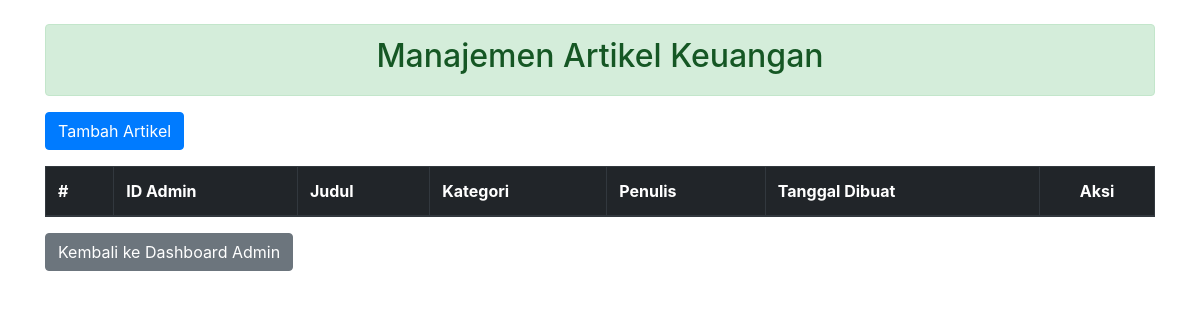
The app's page /Admin/FinLaB_Admin/Artikel/index.php, older data.
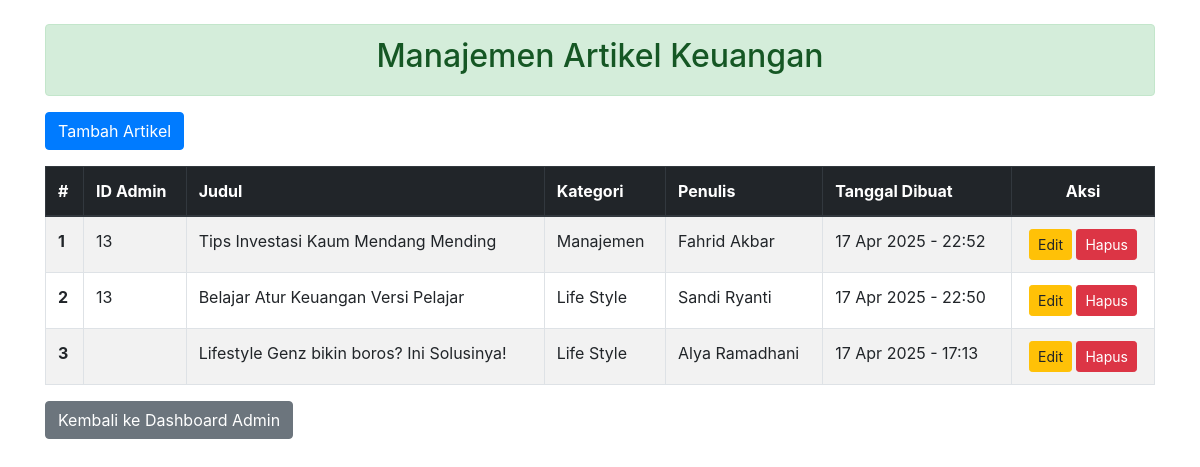
The same page, newer data.
### tables this page shows
CREATE TABLE `tb_artikel` (
  `id_artikel` int(11) NOT NULL,
  `judul` varchar(200) NOT NULL,
  `cover` blob NOT NULL,
  `konten` longtext NOT NULL,
  `kategori` varchar(20) NOT NULL,
  `penulis` varchar(70) NOT NULL,
  `tanggal_dibuat` datetime NOT NULL,
  `id_admin` int(11) DEFAULT NULL
);

### Admin/FinLaB_Admin/Artikel/index.php (the view, shortened to what this page needs)
<?php
        include_once("../../../config.php");
        $query = "SELECT * FROM tb_artikel ORDER BY tanggal_dibuat DESC";
        $hasil = mysqli_query($conn, $query);
?>
<!DOCTYPE html>
<html lang="id">
<head>
    <link rel="stylesheet"
          href="https://maxcdn.bootstrapcdn.com/bootstrap/4.0.0/css/bootstrap.min.css"
>
</head>
<body>
    <div class="container mt-4">
        <div class="alert alert-success text-center">
            <h2>Manajemen Artikel Keuangan</h2>
        </div>
        <a href="addartikel.php" class="btn btn-primary mb-3">
            <i class="fas fa-plus"></i> Tambah Artikel
        </a>
        <table class="table table-bordered table-striped">
            <thead class="thead-dark">
                <tr>
                    <th scope="col">#</th>
                    <th scope="col">ID Admin</th>
                    <th scope="col">Judul</th>
                    <th scope="col">Kategori</th>
                    <th scope="col">Penulis</th>
                    <th scope="col">Tanggal Dibuat</th>
                    <th scope="col" class="text-center">Aksi</th>
                </tr>
            </thead>
            <tbody>
                <?php
                $nomor = 1;
                while ($data = mysqli_fetch_array($hasil)) { ?>
                    <tr>
                        <th scope="row"><?php echo $nomor; ?></th>
                        <td><?php echo htmlspecialchars($data['id_admin']); ?></td>
                        <td><?php echo htmlspecialchars($data['judul']); ?></td>
                        <td><?php echo htmlspecialchars($data['kategori']); ?></td>
                        <td><?php echo htmlspecialchars($data['penulis']); ?></td>
                        <td><?php echo date("d M Y - H:i", strtotime($data['tanggal_dibuat'])); ?></td>
                        <td class="text-center">
                            <a href="updateartikel.php?id=<?php echo $data['id_artikel']; ?>" class="btn btn-warning btn-sm">
                                Edit
                            </a>
                            <a href="hapusartikel.php?id=<?php echo $data['id_artikel']; ?>"
                               class="btn btn-danger btn-sm"
                               onclick="return confirm('Yakin ingin menghapus artikel ini?');">
                                Hapus
                            </a>
                        </td>
                    </tr>
                <?php $nomor++; } ?>
            </tbody>
        </table>
        <a href="../index.php" class="btn btn-secondary mb-3">
            <i class="fas fa-arrow-left"></i> Kembali ke Dashboard Admin
        </a>
    </div>
</body>
</html>

Row changes from the older to the newer data that the page shows:
added tb_artikel: id_admin "13", judul "Tips Investasi Kaum Mendang Mending", kategori "Manajemen", penulis "Fahrid Akbar", tanggal_dibuat "17 Apr 2025 - 22:52"
added tb_artikel: id_admin "13", judul "Belajar Atur Keuangan Versi Pelajar", kategori "Life Style", penulis "Sandi Ryanti", tanggal_dibuat "17 Apr 2025 - 22:50"
added tb_artikel: judul "Lifestyle Genz bikin boros? Ini Solusinya!", kategori "Life Style", penulis "Alya Ramadhani", tanggal_dibuat "17 Apr 2025 - 17:13"
